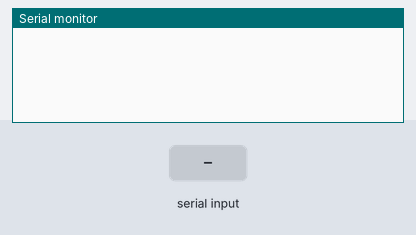
Simulated run of this sketch. Board: Teensy 4. Parts: the last lines printed to the serial monitor. The test bench sets the inputs (shaded band).

Above: at 1.2 s.
1.3 s: "90,45,200\n" received over Serial
At 2.0 s:
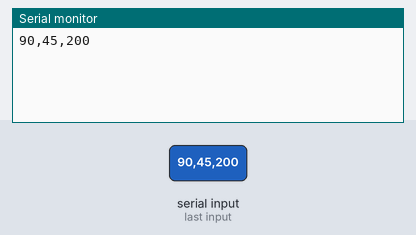
2.8 s: "90,45,200\n" received over the second serial link
At 3.2 s:
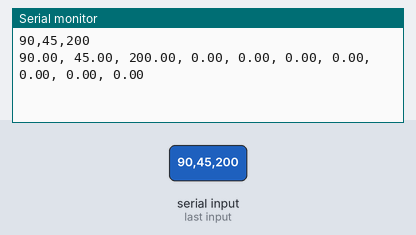
4.3 s: "90,45\n" received over Serial
At 5.5 s:
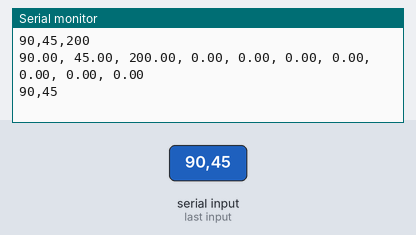
5.8 s: "90,45,200,10\n" received over Serial
At 6.6 s:
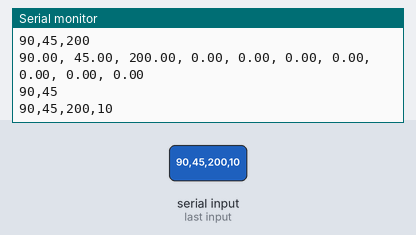
7.3 s: "90,45,200,10,150,30\n" received over Serial
At 7.8 s:
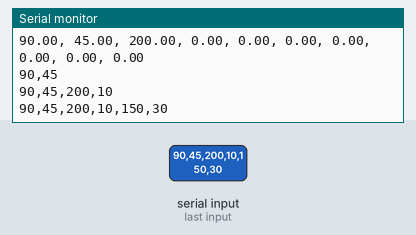
8.8 s: "5\n" received over Serial
At 10.2 s:
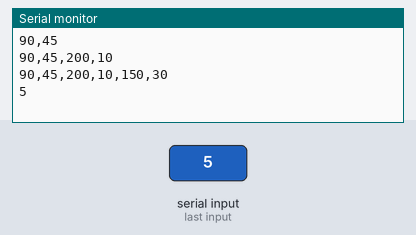

The sketch:

listening_to_pico.ino
```cpp
#define HWSerial Serial2
#define NUM_BINS 10

float bins[NUM_BINS];

void setup() {
  HWSerial.setTX(8);
  HWSerial.setRX(7);
  HWSerial.begin(115200);

  Serial.begin(2000000);

}

void loop() {
  if (HWSerial.available() > 0) {
    String str = HWSerial.readStringUntil('\n');
    char * rec = str.c_str();
    //fscanf(rec, "%f, %f, %f, %f, %f, %f, %f, %f, %f, %f", bins[0], bins[1], bins[2], bins[3], bins[4], bins[5], bins[6], bins[7], bins[8], bins[9]);
    char * strtokIndex;

    //Serial.println(rec);
    strtokIndex = strtok(rec, ",");
    bins[0] = atof(strtokIndex);
    strtokIndex = strtok(NULL, ",");
    bins[1] = atof(strtokIndex);
    strtokIndex = strtok(NULL, ",");
    bins[2] = atof(strtokIndex);
    strtokIndex = strtok(NULL, ",");
    bins[3] = atof(strtokIndex);
    strtokIndex = strtok(NULL, ",");
    bins[4] = atof(strtokIndex);
    strtokIndex = strtok(NULL, ",");
    bins[5] = atof(strtokIndex);
    strtokIndex = strtok(NULL, ",");
    bins[6] = atof(strtokIndex);
    strtokIndex = strtok(NULL, ",");
    bins[7] = atof(strtokIndex);
    strtokIndex = strtok(NULL, ",");
    bins[8] = atof(strtokIndex);
    strtokIndex = strtok(NULL, "\n");
    bins[9] = atof(strtokIndex);

    Serial.print(bins[0]);
    Serial.print(", ");
    Serial.print(bins[1]);
    Serial.print(", ");
    Serial.print(bins[2]);
    Serial.print(", ");
    Serial.print(bins[3]);
    Serial.print(", ");
    Serial.print(bins[4]);
    Serial.print(", ");
    Serial.print(bins[5]);
    Serial.print(", ");
    Serial.print(bins[6]);
    Serial.print(", ");
    Serial.print(bins[7]);
    Serial.print(", ");
    Serial.print(bins[8]);
    Serial.print(", ");
    Serial.println(bins[9]);

  }
  if (Serial.available() > 0) {
    Serial.println(Serial.readStringUntil('\n'));
  }

}
```

Measured:
- after the input at 1.3 s, the serial monitor: prints a new line at once (image 1)
- after the input at 2.8 s, the serial monitor: prints a new line at once (image 2)
- after the input at 4.3 s, the serial monitor: prints a new line at once (image 3)
- after the input at 5.8 s, the serial monitor: prints a new line at once (image 4)
- after the input at 7.3 s, the serial monitor: prints a new line at once (image 5)
- after the input at 8.8 s, the serial monitor: prints a new line at once (image 6)
